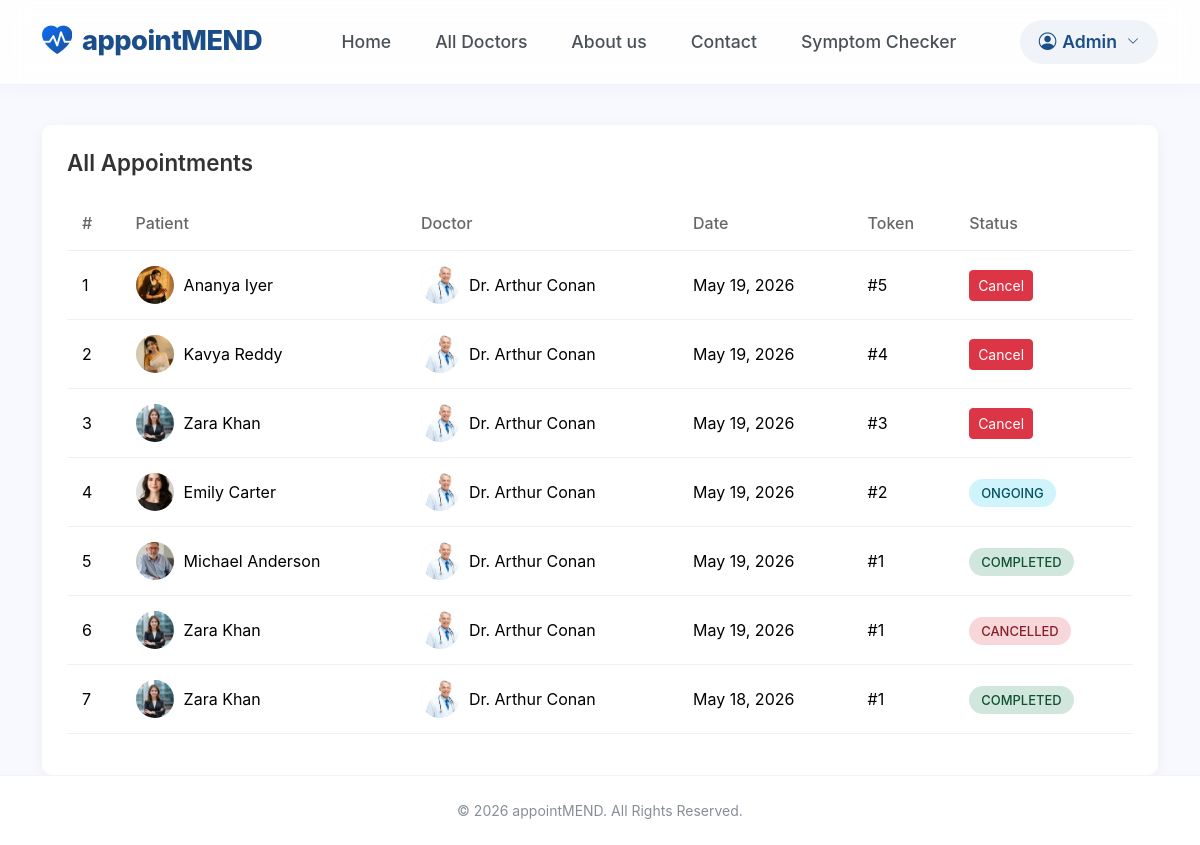
The page /appointments/admin-appointments/ (signed in) on the database as committed earlier.
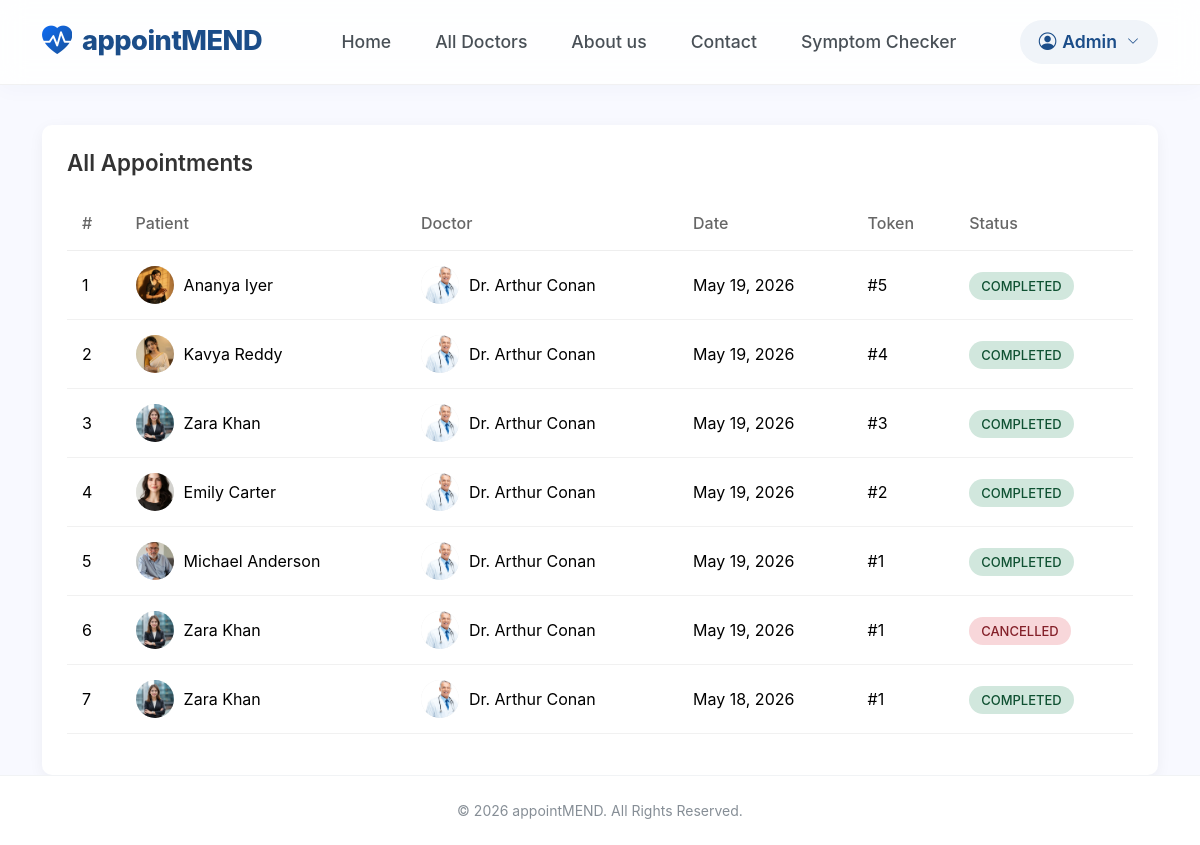
The same page on the database as committed later.
### appointments/models.py (models this page shows)
class Appointment(models.Model):
    STATUS_CHOICES = [
        ('WAITING', 'Waiting'),
        ('ONGOING', 'Ongoing'),
        ('COMPLETED', 'Completed'),
        ('NOT_PRESENT', 'Not Present'),
        ('MISSED', 'Missed'),
        ('CANCELLED', 'Cancelled'),
    ]
    patient = models.ForeignKey(User, on_delete=models.CASCADE)
    doctor = models.ForeignKey(DoctorProfile, on_delete=models.CASCADE)
    appointment_date = models.DateField(null=True, blank=True)
    token_number = models.IntegerField()
    queue_position = models.IntegerField()
    status = models.CharField(
        max_length=20,
        choices=STATUS_CHOICES,
        default='WAITING'
    )
    created_at = models.DateTimeField(auto_now_add=True)

### accounts/models.py (models this page shows, shortened)
class PatientProfile(models.Model):
    user = models.OneToOneField(User, on_delete=models.CASCADE)
    full_name = models.CharField(max_length=100)
    gender = models.CharField(
        max_length=10,
        choices=[
            ('MALE', 'Male'),
            ('FEMALE', 'Female'),
            ('OTHER', 'Other'),
        ]
    )
    date_of_birth = models.DateField(null=True, blank=True)
    phone = models.CharField(max_length=15, blank=True, null=True)
    address = models.TextField(blank=True, null=True)
    image = models.ImageField(upload_to='patients/', blank=True)

class DoctorProfile(models.Model):
    user = models.OneToOneField(User, on_delete=models.CASCADE)
    name = models.CharField(max_length=100)
    speciality = models.CharField(max_length=100)
    experience = models.IntegerField()
    address = models.TextField()
    fees = models.IntegerField()
    about = models.TextField()
    is_available = models.BooleanField(default=True)
    image = models.ImageField(upload_to='doctors/', blank=True)

### appointments/views.py (the view)
# urls.py: path('admin-appointments/', views.admin_appointments, name='admin_appointments'),
@login_required
def admin_appointments(request):
    if not request.user.is_superuser:
        return redirect("home")
    appointments = Appointment.objects.all().order_by('-created_at')
    return render(request, 'admin_appointments.html', {
        'appointments': appointments
    })

### templates/admin_appointments.html (shortened to what this page needs)
{% extends "base.html" %}
{% block content %}
<div class="container">
    <div class="table-container">
        <h2 class="table-title">
            All Appointments
        </h2>
        <div class="table-responsive">
            <table class="table align-middle">
                <thead>
                    <tr>
                        <th>#</th>
                        <th>Patient</th>
                        <th>Doctor</th>
                        <th>Date</th>
                        <th>Token</th>
                        <th>Status</th>
                    </tr>
                </thead>
                <tbody>
                    {% for appointment in appointments %}
                    <tr>
                        <td>
                            {{ forloop.counter }}
                        </td>
                        <td>
                            <div class="user-info">
                                {% if appointment.patient.patientprofile.image %}
                                    <img src="{{ appointment.patient.patientprofile.image.url }}"
                                         class="avatar">
                                {% else %}
                                    <img src="https://via.placeholder.com/38"
                                         class="avatar">
                                {% endif %}
                                {{ appointment.patient.patientprofile.full_name }}
                            </div>
                        </td>
                        <td>
                            <div class="user-info">
                                {% if appointment.doctor.image %}
                                    <img src="{{ appointment.doctor.image.url }}"
                                         class="avatar">
                                {% else %}
                                    <img src="https://via.placeholder.com/38"
                                         class="avatar">
                                {% endif %}
                                Dr. {{ appointment.doctor.name }}
                            </div>
                        </td>
                        <td>
                            {{ appointment.appointment_date }}
                        </td>
                        <td>
                            #{{ appointment.token_number }}
                        </td>
                        <td>
                             {% if appointment.status == "WAITING" %}
                                 <form method="POST" action="{% url 'cancel_appointment_admin' appointment.id %}">
                                     <button type="submit" class="btn btn-sm btn-danger">Cancel</button>
                                 </form>
                            {% else %}
        <span class="status-badge {{ appointment.status }}">
            {{ appointment.status }}
        </span>
    {% endif %}
</td>
                    </tr>
                    {% empty %}
                    <tr>
                        <td colspan="6" class="text-center">
                            No appointments found.
                        </td>
                    </tr>
                    {% endfor %}
                </tbody>
            </table>
        </div>
    </div>
</div>
{% endblock %}

Rows that differ between the two databases and show on the page:
changed Appointment "Ananya Iyer": status (not shown) → "COMPLETED"; no longer shows "Cancel"
changed Appointment "Kavya Reddy": status (not shown) → "COMPLETED"; no longer shows "Cancel"
changed Appointment (number 3 of 7 on the later page): status (not shown) → "COMPLETED"; no longer shows "Cancel"
changed Appointment "Emily Carter": status "ONGOING" → "COMPLETED"
